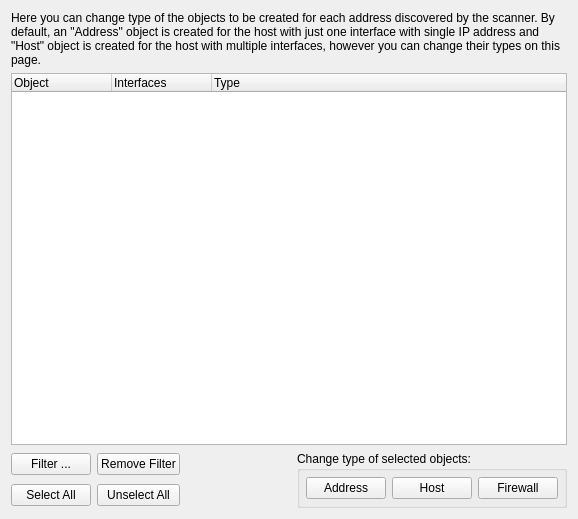
<?xml version="1.0" encoding="UTF-8"?>
<ui version="4.0">
 <class>ND_ChooseObjectTypePage_q</class>
 <widget class="QWizardPage" name="ND_ChooseObjectTypePage_q">
  <property name="geometry">
   <rect>
    <x>0</x>
    <y>0</y>
    <width>578</width>
    <height>519</height>
   </rect>
  </property>
  <property name="windowTitle">
   <string>WizardPage</string>
  </property>
  <layout class="QGridLayout" name="gridLayout">
   <item row="0" column="0">
    <widget class="QLabel" name="textLabel1_6">
     <property name="text">
      <string>Here you can change type of the objects to be created for each address discovered by the scanner. By default, an &quot;Address&quot; object is created for the host with just one interface with single IP address and &quot;Host&quot; object is created for the host with multiple interfaces, however you can change their types on this page.</string>
     </property>
     <property name="alignment">
      <set>Qt::AlignVCenter</set>
     </property>
     <property name="wordWrap">
      <bool>true</bool>
     </property>
    </widget>
   </item>
   <item row="1" column="0">
    <widget class="QTreeWidget" name="typeChangingList">
     <property name="selectionMode">
      <enum>QAbstractItemView::ExtendedSelection</enum>
     </property>
     <property name="allColumnsShowFocus">
      <bool>true</bool>
     </property>
     <column>
      <property name="text">
       <string>Object</string>
      </property>
     </column>
     <column>
      <property name="text">
       <string>Interfaces</string>
      </property>
     </column>
     <column>
      <property name="text">
       <string>Type</string>
      </property>
     </column>
    </widget>
   </item>
   <item row="2" column="0">
    <layout class="QGridLayout">
     <item row="1" column="2">
      <spacer>
       <property name="orientation">
        <enum>Qt::Horizontal</enum>
       </property>
       <property name="sizeType">
        <enum>QSizePolicy::Expanding</enum>
       </property>
       <property name="sizeHint" stdset="0">
        <size>
         <width>30</width>
         <height>20</height>
        </size>
       </property>
      </spacer>
     </item>
     <item row="1" column="1">
      <widget class="QPushButton" name="unselAllLastButton">
       <property name="text">
        <string>Unselect All</string>
       </property>
      </widget>
     </item>
     <item row="0" column="1">
      <widget class="QPushButton" name="removeLastFilterButton">
       <property name="text">
        <string>Remove Filter</string>
       </property>
      </widget>
     </item>
     <item row="0" column="0">
      <widget class="QPushButton" name="addLastFilterButton">
       <property name="text">
        <string>Filter ...</string>
       </property>
      </widget>
     </item>
     <item row="0" column="2">
      <spacer>
       <property name="orientation">
        <enum>Qt::Horizontal</enum>
       </property>
       <property name="sizeType">
        <enum>QSizePolicy::Expanding</enum>
       </property>
       <property name="sizeHint" stdset="0">
        <size>
         <width>20</width>
         <height>20</height>
        </size>
       </property>
      </spacer>
     </item>
     <item row="1" column="0">
      <widget class="QPushButton" name="selAllLastButton">
       <property name="text">
        <string>Select All</string>
       </property>
      </widget>
     </item>
     <item row="0" column="3" rowspan="2">
      <widget class="QGroupBox" name="groupBox4">
       <property name="title">
        <string>Change type of selected objects:</string>
       </property>
       <layout class="QHBoxLayout" name="_2">
        <property name="margin">
         <number>6</number>
        </property>
        <item>
         <widget class="QPushButton" name="addresTypeButton">
          <property name="text">
           <string>Address</string>
          </property>
         </widget>
        </item>
        <item>
         <widget class="QPushButton" name="hostTypeButton">
          <property name="text">
           <string>Host</string>
          </property>
         </widget>
        </item>
        <item>
         <widget class="QPushButton" name="pushButton26">
          <property name="text">
           <string>Firewall</string>
          </property>
         </widget>
        </item>
       </layout>
      </widget>
     </item>
    </layout>
   </item>
  </layout>
  <zorder>textLabel1_6</zorder>
  <zorder>layoutWidget</zorder>
  <zorder>typeChangingList</zorder>
  <zorder>groupBox4</zorder>
 </widget>
 <resources/>
 <connections/>
</ui>
